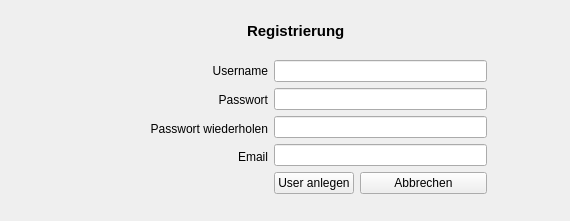
    <widget class="QWidget" name="page3_Registrierung">
     <widget class="QLabel" name="label_10">
      <property name="geometry">
       <rect>
        <x>247</x>
        <y>20</y>
        <width>121</width>
        <height>21</height>
       </rect>
      </property>
      <property name="font">
       <font>
        <pointsize>11</pointsize>
        <weight>75</weight>
        <bold>true</bold>
       </font>
      </property>
      <property name="text">
       <string>Registrierung</string>
      </property>
     </widget>
     <widget class="QWidget" name="layoutWidget">
      <property name="geometry">
       <rect>
        <x>150</x>
        <y>60</y>
        <width>337</width>
        <height>152</height>
       </rect>
      </property>
      <layout class="QHBoxLayout" name="horizontalLayout_5">
       <item>
        <layout class="QVBoxLayout" name="verticalLayout_3">
         <item>
          <widget class="QLabel" name="userNameReg">
           <property name="text">
            <string>&lt;html&gt;&lt;head/&gt;&lt;body&gt;&lt;p align=&quot;right&quot;&gt;              Username&lt;/p&gt;&lt;/body&gt;&lt;/html&gt;</string>
           </property>
          </widget>
         </item>
         <item>
          <widget class="QLabel" name="passwortReg">
           <property name="text">
            <string>&lt;html&gt;&lt;head/&gt;&lt;body&gt;&lt;p align=&quot;right&quot;&gt;                Passwort&lt;/p&gt;&lt;/body&gt;&lt;/html&gt;</string>
           </property>
          </widget>
         </item>
         <item>
          <widget class="QLabel" name="passwortWieReg">
           <property name="text">
            <string>&lt;html&gt;&lt;head/&gt;&lt;body&gt;&lt;p align=&quot;right&quot;&gt;Passwort wiederholen&lt;/p&gt;&lt;/body&gt;&lt;/html&gt;</string>
           </property>
          </widget>
         </item>
         <item>
          <widget class="QLabel" name="emailReg">
           <property name="text">
            <string>&lt;html&gt;&lt;head/&gt;&lt;body&gt;&lt;p align=&quot;right&quot;&gt;                      Email&lt;/p&gt;&lt;/body&gt;&lt;/html&gt;</string>
           </property>
          </widget>
         </item>
         <item>
          <spacer name="verticalSpacer_2">
           <property name="orientation">
            <enum>Qt::Vertical</enum>
           </property>
           <property name="sizeType">
            <enum>QSizePolicy::Fixed</enum>
           </property>
           <property name="sizeHint" stdset="0">
            <size>
             <width>20</width>
             <height>43</height>
            </size>
           </property>
          </spacer>
         </item>
        </layout>
       </item>
       <item>
        <layout class="QVBoxLayout" name="verticalLayout_4">
         <item>
          <widget class="QLineEdit" name="registrierungUsername"/>
         </item>
         <item>
          <widget class="QLineEdit" name="registrierungPass"/>
         </item>
         <item>
          <widget class="QLineEdit" name="registrierungPassWied"/>
         </item>
         <item>
          <widget class="QLineEdit" name="registrierungEmail"/>
         </item>
         <item>
          <layout class="QFormLayout" name="formLayout_2">
           <item row="0" column="0">
            <widget class="QPushButton" name="pushUserAnlegenReg">
             <property name="text">
              <string>User anlegen</string>
             </property>
            </widget>
           </item>
           <item row="0" column="1">
            <widget class="QPushButton" name="pushAbbrechenReg">
             <property name="text">
              <string>Abbrechen</string>
             </property>
            </widget>
           </item>
          </layout>
         </item>
        </layout>
       </item>
      </layout>
     </widget>
     <widget class="QLabel" name="labelRegPassWie">
      <property name="geometry">
       <rect>
        <x>470</x>
        <y>120</y>
        <width>91</width>
        <height>16</height>
       </rect>
      </property>
      <property name="text">
       <string/>
      </property>
     </widget>
     <widget class="QLabel" name="labelRegBestetigung">
      <property name="geometry">
       <rect>
        <x>20</x>
        <y>20</y>
        <width>141</width>
        <height>16</height>
       </rect>
      </property>
      <property name="text">
       <string/>
      </property>
     </widget>
    </widget>
